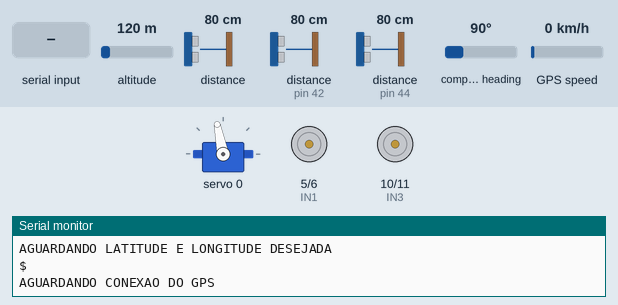
Simulated run of this sketch. Board: Arduino Uno, built with avr-gcc and run on an emulated ATmega328P. Parts: servo, motor-driver pin pairs drawn as motors (green arrow = first pin HIGH = forward, orange = second pin HIGH = backward, longer = more drive), the last lines printed to the serial monitor. Wiring (inferred from the names in the program): HMC5883L compass at I2C address 0x1E. Inputs (shaded band) come from the test bench; at power-on: compass heading 90°, altitude 120 m, distance to the obstacle 80 cm, distance to the obstacle (sensors on pin 42, pin 44) 80 cm, GPS speed 0 km/h. The GPS gets a fix after 3 s at 37.7749, -122.4194 with 8 satellites.

Above: at 1.3 s.
1.4 s: "90,45,200\n" received over Serial
At 5.1 s:
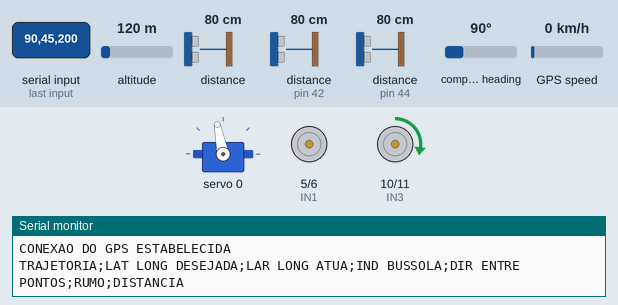
6.3 s: compass heading set to 43°
9.8 s: compass heading set to 35°
At 11.0 s:
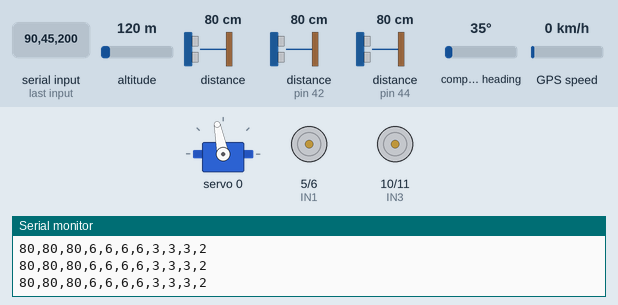
11.5 s: compass heading set to 17°
13.2 s: compass heading set to 14°
At 13.8 s:
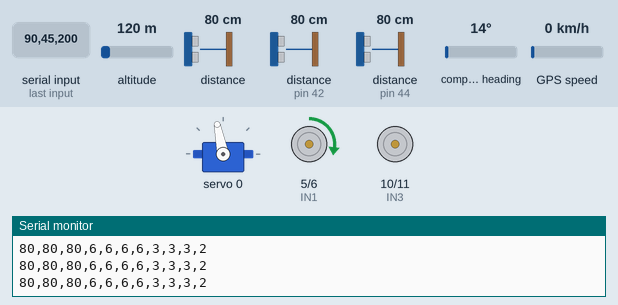
18.1 s: compass heading set to 180°
At 19.0 s:
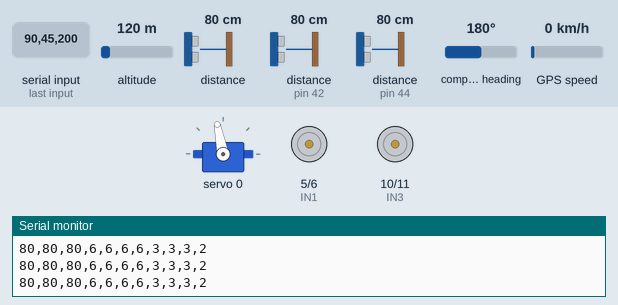
Timing chart, 0 to 20.6 s (numbered marks = the images above; inputs shaded):
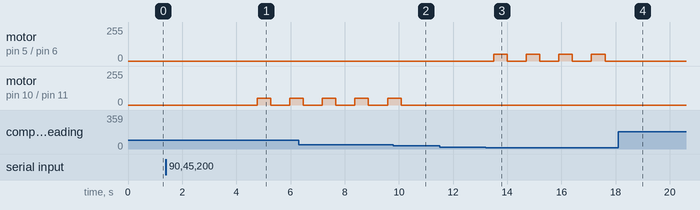

The sketch:

Robo_autonomo_V_1_0.ino
```cpp
#include <Wire.h>
#include <VL53L0X.h>
#include <Adafruit_Sensor.h>
#include <math.h>

// definicoes do GPS
#define GPS_RX 4
#define GPS_TX 3
#define GPS_Serial_Baud 9600
#include <SoftwareSerial.h>
#include <TinyGPS.h>

#include <Adafruit_PWMServoDriver.h>

// VELOCIDADE DOS MOTORES LIMHA RETA
int VelMax;
int VelMin;

// INSTANCIANDO OBJETOS
Adafruit_PWMServoDriver pwm = Adafruit_PWMServoDriver();

// DECLARAÇÃO DE FUNÇÕES
void beginServo();
void writeServo(int nServo, int posicao);

// Classe simples para tratar a bússola
class Bussola {
public:
  typedef enum { INDEFINIDO,
                 HMC,
                 QMC } TIPO;
  Bussola(TIPO tipo);
  bool inicia(void);
  TIPO getTipo(void);
  void setDeclination(int graus, int mins, char dir);
  float leDirecao(void);
  void iniciaCal();
  void encerraCal();

private:
  static const int ender_HMC = 0x1E;  // endereço I2C do HMC5883
  static const int regMODE_HMC = 2;   // registrador de modo
  static const int regXH_HMC = 3;     // primeiro registrador de dados
  static const int regST_HMC = 9;     // registrador de status

  static const int ender_QMC = 0x0D;  // endereço I2C do QMC5883
  static const int regCR1_QMC = 9;    // registrador de configuração
  static const int regSR_QMC = 11;    // registador set/reset
  static const int regXL_QMC = 0;     // primeiro registrador de dados
  static const int regST_QMC = 6;     // registrador de status

  // fatores de correção determinados na calibração
  int16_t xMin, yMin, xMax, yMax;
  float escX = 1.0;
  float escY = 1.0;
  int16_t offX = 0;
  int16_t offY = 0;

  // Edereço e tipo do chip
  int ender;
  TIPO tipo;

  // Define a declinação (correção entre o Norte magnético e o Norte geofráfico)
  // ver http://www.magnetic-declination.com/
  // Diferença entre o Polo Magnético e o Geográfico
  float declination = -(21 + 9 / 60.0) * PI / 180.0;

  // Rotina para disparar leitura dos dados
  void pedeDados(int regStatus, int regDados);
};

Bussola bussola(Bussola::INDEFINIDO);

TinyGPS gps;

SoftwareSerial gpsSerial(GPS_RX, GPS_TX);

String Informacoes_gerais;

//Constantes
// DEfinicao das distancias minimas dos obstaculos
const int distanciaMinE = 50;  //Distância mínima do obstaculo
const int distanciaMinF = 50;  //Distância mínima do obstaculo
const int distanciaMinD = 50;  //Distância mínima do obstaculo

//Definição dos pinos aos quais o XSHUT está ligado.
#define XSHUT_E 7
#define XSHUT_F 8
#define XSHUT_D 9

//Definição dos endereços dos sensores VL53L0X. Endereço padrão: 0b0101001 ou 41.
#define Sensor_E 42
#define Sensor_F 43
#define Sensor_D 44

VL53L0X SensorE;
VL53L0X SensorF;
VL53L0X SensorD;

int DistanciaE;
int DistanciaF;
int DistanciaD;

// Variavel indicando que obstaculos nao foram encontrados
boolean detectado = false;

float flat, flon;
float flatAtual, flonAtual;

bool newData = false;

bool IniciarLatLong = true;

// Variaveis de armazenamento do GPS

float lat_log_atu[2];  // Latitude e Longitude atuais

int NumTrajetorias = 1;  // apenas uma trajetoria MUDAR A PARTIR DO MOMENTO QUE FOR NECESSARIO

float lat_array[5];  // Latitudes que se deseja chegar
float lon_array[5];  // Longitudes que se deseja chegar

//float lat_array[] = { -21.777598, -21.77775, -21.777885 };   // Latitude que se deseja chegar
//float lon_array[] = { -48.832853, -48.832789, -48.832940 };  // Longitude que se deseja chegar


float heading;
float dist;
unsigned long age;
float tempo;
float Rumo;

float calc_heading;

void setup() {

  //Inicia a comunicação serial.
  Serial.begin(9600);
  Wire.begin();

  Serial.begin(GPS_Serial_Baud);
  gpsSerial.begin(GPS_Serial_Baud);

  // INCIA O SERVO
  beginServo();
  delay(30);
  IniciaAngulo();

  // Iniciacao dos sensores de distancia
  //Desliga todos os VL53L0X.
  pinMode(XSHUT_E, OUTPUT);
  pinMode(XSHUT_F, OUTPUT);
  pinMode(XSHUT_D, OUTPUT);

  //Liga os sensores e altera seus endereços.
  pinMode(XSHUT_E, INPUT);
  delay(10);
  SensorE.setAddress(Sensor_E);
  pinMode(XSHUT_F, INPUT);
  delay(10);
  SensorF.setAddress(Sensor_F);
  pinMode(XSHUT_D, INPUT);
  delay(10);
  SensorF.setAddress(Sensor_D);

  //Inicializa os sensores.
  SensorE.init();
  SensorF.init();
  SensorD.init();

  //Define timeout para os sensores.
  SensorE.setTimeout(500);
  SensorF.setTimeout(500);
  SensorD.setTimeout(500);

  //Inicia o modo de leitura contínuo dos VL53L0X.
  SensorE.startContinuous();
  SensorF.startContinuous();
  SensorD.startContinuous();

  // Inicializando a bussola
  if (!bussola.inicia()) {
    Serial.println("Nao encontrou a bussola!");
    for (;;) {
      delay(100);
    }
  }

  Serial.print("Encontrada bussola ");
  Serial.println(bussola.getTipo() == Bussola::QMC ? "QMC5883L" : "HMC5883L");

  // Calibragem bussola
  CalibragemBussola();
  Serial.println("AGUARDANDO CONEXAO DO GPS");
  Serial.println("AGUARDANDO LATITUDE E LONGITUDE DESEJADA");
}

void loop() {
  bool newData = false;
  unsigned long chars;


  if (IniciarLatLong == true) {  // pega a latitude e longitude desejada
    Iniciar_LatLong();
  } else {

    // For one second we parse GPS data and report some key values
    for (unsigned long start = millis(); millis() - start < 1000;) {
      while (gpsSerial.available()) {
        char c = gpsSerial.read();
        if (gps.encode(c)) {  // Atribui true para newData caso novos dados sejam recebidos
          newData = true;
          Serial.println("CONEXAO DO GPS ESTABELECIDA");
        }
      }
    }
    if (newData) {
      // TESTE DA BUSSOLA
      // *******************************************
      // Indicacao_Bussola();
      // *******************************************

      // DESVIAR DE OBSTACULOS
      // *******************************************
      //DesviaObstaculo();
      // *******************************************

      // ROBO AUTONOMO
      // *******************************************
      RoboAutonomo();
      // *******************************************
    }
  }
}

void Iniciar_LatLong() {

  String latlog_rec;  // lê os dados recebidos como string
  String LatLong[8];  // para separar os numeros

  while (Serial.available()) {

    latlog_rec = Serial.readString();  // lê os dados recebidos como string

    Serial.println(latlog_rec);
    char sz[128];
    latlog_rec.toCharArray(sz, sizeof(sz));

    char *str, *p = sz;
    int i = 0;
    while (str = strtok(p, ",")) {
      LatLong[i] = str;
      p = NULL;
      ++i;
    }

    lat_array[0] = atof(LatLong[0].c_str());  // converte a string para float
    lon_array[0] = atof(LatLong[1].c_str());  // converte a string para float

    //Serial.println(lat_array[0], 6);
    //Serial.println(lon_array[0], 6);

    IniciarLatLong = false;
    Serial.println("AGUARDANDO CONEXAO DO GPS");
  }
}

void CalibragemBussola() {
  Serial.println("Calibrando bussola");

  // TIRAR COMENTARIO CASO QUEIRA CALIBRAR A BUSSOLA NA INICIALIZACAO

  /*Serial.println("Calibrando... rode o sensor em um círculo");
  bussola.iniciaCal();
  long tmpFim = millis() + 30000L;
  while (millis() < tmpFim) {
    bussola.leDirecao();
    delay(20);
  } */

  bussola.encerraCal();
  Serial.println("Bussola calibrada");
}


void DesviaObstaculo() {
  lerSensores();
  Decisao();
}

void RoboAutonomo() {
  float DistanciaAtual;
  float DirecaoEntrePontos;
  Serial.print("TRAJETORIA");
  Serial.print(";");
  Serial.print("LAT LONG DESEJADA");
  Serial.print(";");
  Serial.print("LAR LONG ATUA");
  Serial.print(";");
  Serial.print("IND BUSSOLA");
  Serial.print(";");
  Serial.print("DIR ENTRE PONTOS");
  Serial.print(";");
  Serial.print("RUMO");
  Serial.print(";");
  Serial.println("DISTANCIA");

  //for (int i = 0; i <= NumTrajetorias;) {
  for (int i = 1; i <= NumTrajetorias;) {

    Posicao_atual();                          // Latitude e Longitude atual armazenado em lat_log_atu[]
    float Ind_Bussola = Indicacao_Bussola();  // Imprime a direcao que a bussola esta apontada
    DistanciaAtual = calc_distancia(lat_log_atu[0], lat_log_atu[1], lat_array[i - 1], lon_array[i - 1]);
    DirecaoEntrePontos = Obter_Direcao(lat_log_atu[0], lat_log_atu[1], lat_array[i - 1], lon_array[i - 1]);

    delay(10);
    while (DistanciaAtual > 1) {

      Rumo = (DirecaoEntrePontos - Ind_Bussola) * 180 / M_PI;

      if (Rumo <= 0) {
        Rumo = 360 + Rumo;
      }

      // VELOCIDADE DOS MOTORES
      if (DistanciaAtual > 1) { // se adistancia do objetivo for maior que 1
        VelMax = 210;
        VelMin = 50;
      } else {
        VelMax = 150;
        VelMin = 30;
      }

      AcaoMotores();  // realiza o controle da direcao do robodiminuindo o giro dos motores de um lado

      //DirecaoServo();

      // ACOES ANTI COLISAO
      //DesviaObstaculo();

      // apenas para teste dos sensores
      lerSensores();
      if ((DistanciaE <= distanciaMinE) || (DistanciaF <= distanciaMinF) || (DistanciaD <= distanciaMinD)) {
        //Decisao();
        //Para();
        //delay(5000);
      }


      /* Serial.print(i);
      Serial.print(";");
      Serial.print(DistanciaE);  // SENSOR DISTANCIA ESQUERDO
      Serial.print(";");
      Serial.print(DistanciaF);  // SENSOR DISTANCIA FRONTAL
      Serial.print(";");
      Serial.print(DistanciaD);  // SENSOR DISTANCIA DIREITO
      Serial.print(";");
      Serial.print(lat_array[i - 1], 6);
      Serial.print(";");
      Serial.print(lon_array[i - 1], 6);
      Serial.print(";");
      Serial.print(lat_log_atu[0], 6);
      Serial.print(";");
      Serial.print(lat_log_atu[1], 6);
      Serial.print(";");
      Serial.print(Ind_Bussola * 180 / M_PI, 3);  // Imprime a direcao que a bussola esta apontada
      Serial.print(";");
      Serial.print(DirecaoEntrePontos * 180 / M_PI, 3);  // DirecaoEntrePontos = Obter_Direcao(lat_log_atu[0], lat_log_atu[1], lat_array[i], lon_array[i]);
      Serial.print(";");
      Serial.print(Rumo, 3);  // imprime o rumo a ser tomado pelo veiculo = DirecaoEntrePontos - direcao que a bussola esta apontada
      Serial.print(";");
      Serial.println(DistanciaAtual, 2);*/


      Informacoes_gerais = (String)(DistanciaE) + "," + (String)(DistanciaF) + "," + (String)(DistanciaD) + "," + (String)((lat_array[i - 1], 6)) + "," + (String)((lon_array[i - 1], 6)) + "," + (String)((lat_log_atu[0], 6)) + "," + (String)((lat_log_atu[1], 6)) + "," + (String)((Ind_Bussola * 180 / M_PI, 3)) + "," + (String)((DirecaoEntrePontos * 180 / M_PI, 3)) + "," + (String)((Rumo, 3)) + "," + (String)((DistanciaAtual, 2));

      Serial.println(Informacoes_gerais);
      delay(50);

      Posicao_atual();  // Latitude e Longitude atual armazenado em lat_log_atu[]
      DistanciaAtual = calc_distancia(lat_log_atu[0], lat_log_atu[1], lat_array[i - 1], lon_array[i - 1]);
      DirecaoEntrePontos = Obter_Direcao(lat_log_atu[0], lat_log_atu[1], lat_array[i - 1], lon_array[i - 1]);
      Ind_Bussola = Indicacao_Bussola();  // Imprime a direcao que a bussola esta apontada
    }

    Para();
    delay(10000);


    i++;
  }
  IniciarLatLong = true;  // obter nova latitude e longitude
}
```

Anti_colisao.ino
```cpp
void lerSensores() {
  //Lê a distância em centímetros.
  DistanciaE = SensorE.readRangeContinuousMillimeters() * 0.1;
  DistanciaF = SensorF.readRangeContinuousMillimeters() * 0.1;
  DistanciaD = SensorD.readRangeContinuousMillimeters() * 0.1;

  //ImprimeDistancias();
}

void Decisao() {
  //Verifica se a leitura está dentro dos parâmetros de detecção.
  if ((DistanciaE <= distanciaMinE) || (DistanciaF <= distanciaMinF) || (DistanciaD <= distanciaMinD)) {
    Serial.println("Detectou!");
    // se os tres sensores detectarem um obstaculo ao mesmo tempo
    if ((DistanciaE <= distanciaMinE) && (DistanciaF <= distanciaMinF) && (DistanciaD <= distanciaMinD)) {
      Para();
      delay(50);
    }

    // apos a deteccao do obstaculo caso ele esteja a frente
    // decide se vira a esquerda ou a direita
    if (DistanciaF <= distanciaMinF) {  // a distancia do sensor da frente e menor que a definida
      Para();
      delay(300);
      // escolhe para qual lado virar caso o sensor da frente estiver proximo ao obstaculo e ou o esquerdo ou direito estiver proximo ao obstaculo
      if ((DistanciaD <= distanciaMinD) || (DistanciaE <= distanciaMinE)) {
        if (DistanciaD <= distanciaMinD) {  // a distancia do sensor direito e menor que a definida
          GiraEsquerda();
          Serial.print(DistanciaF);
          Serial.print(" cm a frente  ");
          Serial.print(DistanciaD);
          Serial.print(" cm a direita  ");
          delay(1000);
          SegueReto();
        } else {  // a distancia do sensor esquerdo e menor que a definida
          GiraDireita();
          Serial.print(DistanciaF);
          Serial.print(" cm a frente  ");
          Serial.print(DistanciaE);
          Serial.print(" cm a esquerda  ");
          delay(1000);
          SegueReto();
        }
      } else {
        // escolhe para qual lado virar caso apenas o sensor da frente estiver proximo ao obstaculo
        // escolhe quel sensor tem a maior distacia de um obstaculo
        if (DistanciaD < DistanciaE) {  // a distancia do sensor direito e menor que a distancia do sensor esquerdo
          GiraEsquerda();
          Serial.print(DistanciaF);
          Serial.print(" cm a frente  ");
          Serial.print(DistanciaD);
          Serial.print(" cm a direita  ");
          delay(1000);
          SegueReto();
        } else {  // a distancia do sensor direito e maior que a distancia do sensor esquerdo
          GiraDireita();
          Serial.print(DistanciaF);
          Serial.print(" cm a frente  ");
          Serial.print(DistanciaE);
          Serial.print(" cm a esquerda  ");
          delay(1000);
          SegueReto();
        }
      }
    } else if (DistanciaF >= distanciaMinF) {
      // caso a distancia do sensor da frente nao esteja
      //proximo ao obstaculo mas o esquerdo ou direito esteja
      // se o sensor da Direita detectar um obstaculo
      if (DistanciaD <= distanciaMinD) {
        GiraEsquerda();
        Serial.print(DistanciaD);
        Serial.print(" cm a direita  ");
        delay(300);
        SegueReto();
      }

      // se o sensor da Esquerda detectar um obstaculo
      if (DistanciaE <= distanciaMinE) {
        GiraDireita();
        Serial.print(DistanciaE);
        Serial.print(" cm a esquerda  ");
        delay(300);
        SegueReto();
      }
    }
    Serial.println("  ");
    detectado = true;
  }
}

void ImprimeDistancias() {
  //Mostra o resultado no monitor serial.
  Serial.print(DistanciaE);
  Serial.print(" cm");
  Serial.print(" , ");
  Serial.print(DistanciaF);
  Serial.print(" cm");
  Serial.print(" , ");
  Serial.print(DistanciaD);
  Serial.print(" cm");
  Serial.println();
}
```

Definicoes_Motores.ino
```cpp
// DEFINIÇAO DOS PINOS DOS MOTORES
//MOTOR A (DIREITO)
#define IN1 5
#define IN2 6

//MOTOR B (ESQUERDO)
#define IN3 10
#define IN4 11


// VALOR DE AJUSTE DAS VELOCIDADES DOS MOTORES PARA O ROBO SEGUIR EM LINHA RETA
int AjusteVelD = 0;
int AjusteVelE = 0;


// VELOCIDADE DOS MOTORES AJUSTADA
// APENAS A MAXIMA
int VelDMax = VelMax - AjusteVelD;
int VelEMax = VelMax - AjusteVelE;


void SegueReto() {
  //Serial.println("<<<<<  segue reto  >>>>>");
  analogWrite(IN1, VelEMax);
  analogWrite(IN2, 0);
  analogWrite(IN3, VelDMax);
  analogWrite(IN4, 0);
}

void Para() {
  //Serial.println("Para");
  analogWrite(IN1, 0);
  analogWrite(IN2, 0);
  analogWrite(IN3, 0);
  analogWrite(IN4, 0);
}

void Esquerda() {
  //Serial.println("vira esquerda");
  analogWrite(IN1, VelEMax);
  analogWrite(IN2, 0);
  analogWrite(IN3, VelMin);
  analogWrite(IN4, 0);
}

void Direita() {
  //Serial.println("vira direita");
  analogWrite(IN1, VelMin);
  analogWrite(IN2, 0);
  analogWrite(IN3, VelDMax);
  analogWrite(IN4, 0);
}

void GiraEsquerda() {
  //Serial.println("<<<<<  Giro a esquerda");
  analogWrite(IN1, VelEMax);
  analogWrite(IN2, 0);
  analogWrite(IN3, 0);
  analogWrite(IN4, VelDMax);
}

void GiraDireita() {
  //Serial.println("Giro a direita  >>>>>");
  analogWrite(IN1, 0);
  analogWrite(IN2, VelEMax);
  analogWrite(IN3, VelDMax);
  analogWrite(IN4, 0);
}


void AcaoMotores() {
  if (Rumo >= 350) {
    SegueReto();  // seguir em frente
  }
  if ((Rumo >= 0) and (Rumo <= 10)) {
    SegueReto();  // seguir em frente
  }
  if ((Rumo > 300) & (Rumo <= 350)) {
    Esquerda();  //a esquerda
    delay(500);
    SegueReto();
  }
  if ((Rumo >= 225) & (Rumo <= 300)) {
    GiraEsquerda();  //Giro a esquerda
    delay(700);
    SegueReto();
  }
  if ((Rumo >= 10) & (Rumo < 60)) {
    Direita();  //a direita
    delay(500);
    SegueReto();
  }
  if ((Rumo >= 60) & (Rumo <= 135)) {
    GiraDireita();  //Giro a direita
    delay(700);
    SegueReto();
  }
  if ((Rumo < 225) & (Rumo > 135)) {
    GiraEsquerda();  //Giro a esquerda
    delay(700);
    SegueReto();
  }
}
```

Servo.ino
```cpp
void DirecaoServo() {
  if ((abs(Rumo) >= 0) and abs((Rumo) <= 90)) {
    writeServo(0, ( 90 - abs(Rumo)));
  }
  if (abs((Rumo) >= 270) and abs((Rumo) < 360)) {
    writeServo(0, ((- abs(Rumo) + 360) + 90));
  }
  if ((abs(Rumo) < 270) and (abs(Rumo) > 180)) {
    writeServo(0, 1);
  }
  if (abs((Rumo) > 90) and (abs(Rumo) < 180)) {
    writeServo(0, 179);
  }
}

void beginServo() {

#define Frequencia 50  // VALOR DA FREQUENCIA DO SERVO

  pwm.begin();                 // INICIA O OBJETO PWM
  pwm.setPWMFreq(Frequencia);  // DEFINE A FREQUENCIA DE TRABALHO DO SERVO
}

void writeServo(int nServo, int posicao) {
#define SERVOMIN 125  // VALOR PARA UM PULSO MAIOR QUE 1 mS
#define SERVOMAX 525  // VALOR PARA UM PULSO MENOR QUE 2 mS

  int pos = map(posicao, 0, 180, SERVOMIN, SERVOMAX);
  // Serial.print("ANGULO: ");
  // Serial.println(posicao);
  pwm.setPWM(nServo, 0, pos);
  delay(20);
}

void IniciaAngulo() {
  writeServo(0, 90);
  delay(20);
}
```

Source omitted: Bussola.ino (4970 bytes), GPS.ino (2837 bytes)

Measured:
- the behaviour switches between 39 and 38° on compass heading (found by bisection; images 1 and 2)
- the behaviour switches between 16 and 15° on compass heading (found by bisection; images 2 and 3)
- after the input at 1.4 s, motor on pin 10 (IN3) / pin 11 (IN4): stopped → forward 50/255 after 3.4 s, → stopped 0.50 s later, → forward 50/255 0.70 s later
- after the input at 9.8 s, motor on pin 10 (IN3) / pin 11 (IN4): goes on until 10.1 s, then stays stopped
- after the input at 13.2 s, motor on pin 5 (IN1) / pin 6 (IN2): alternates forward 50/255 for 0.50 s and stopped for 0.70 s, starting after 0.30 s
- after the input at 18.1 s, motor on pin 5 (IN1) / pin 6 (IN2): stops changing and stays stopped
